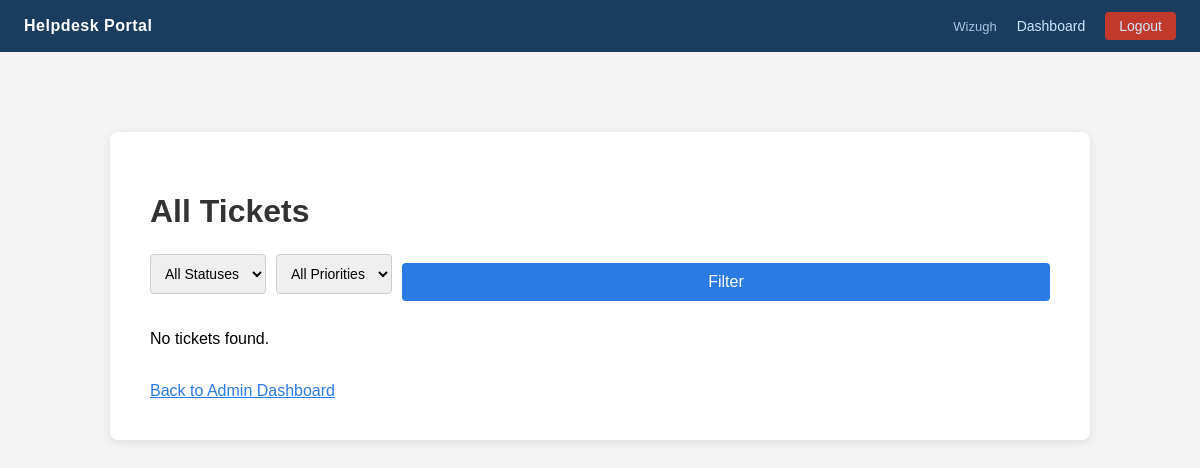
/admin/tickets (signed in), run on an earlier commit of the app's database.
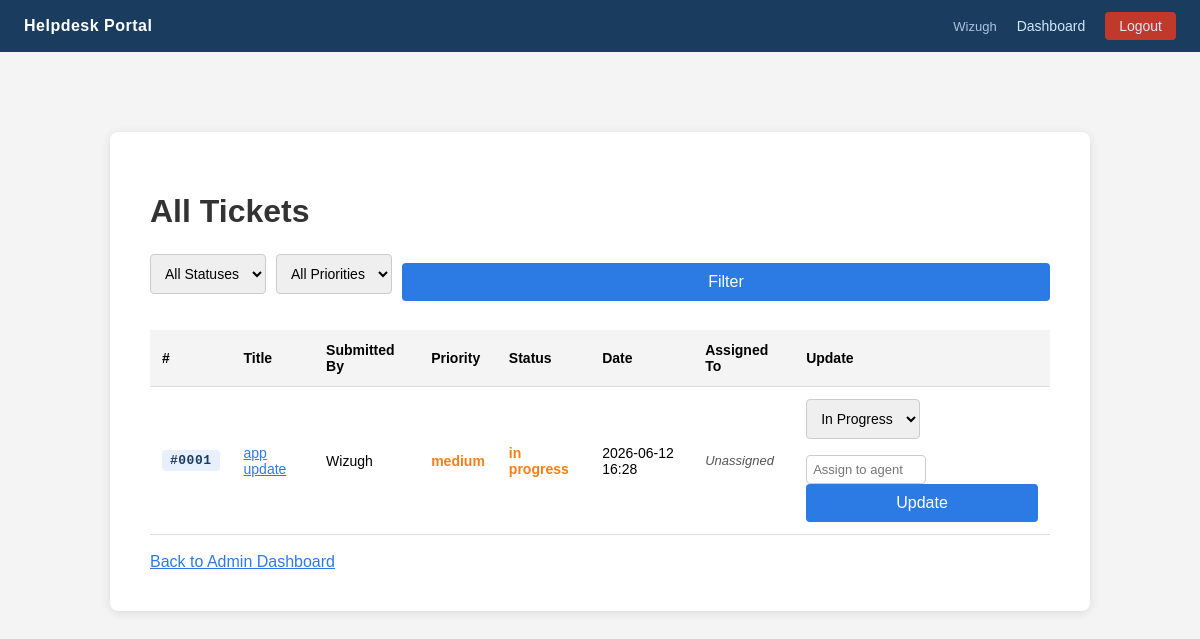
And on a later commit of the database.
### tables this page shows
CREATE TABLE tickets (
            id INTEGER PRIMARY KEY AUTOINCREMENT,
            title TEXT NOT NULL,
            description TEXT NOT NULL,
            priority TEXT NOT NULL DEFAULT 'low',
            status TEXT NOT NULL DEFAULT 'open',
            created_by TEXT NOT NULL,
            date TEXT NOT NULL
        );

### app.py (the view)
@app.route('/admin/tickets')
def admin_tickets():
    if 'user' not in session or session['role'] != 'admin':
        return redirect(url_for('login'))
    status_filter = request.args.get('status', 'all')
    priority_filter = request.args.get('priority', 'all')
    query = 'SELECT * FROM tickets'
    filters = []
    params = []
    if status_filter != 'all':
        filters.append('status = ?')
        params.append(status_filter)
    if priority_filter != 'all':
        filters.append('priority = ?')
        params.append(priority_filter)
    if filters:
        query += ' WHERE ' + ' AND '.join(filters)
    query += ' ORDER BY date DESC'
    conn = get_db()
    tickets = conn.execute(query, params).fetchall()
    conn.close()
    return render_template(
        'admin_tickets.html',
        tickets=tickets,
        status_filter=status_filter,
        priority_filter=priority_filter
    )

### app.py (called while the page is built)
def get_db():
    conn = sqlite3.connect(DB_PATH)
    conn.row_factory = sqlite3.Row
    conn.execute("PRAGMA foreign_keys = ON")
    return conn

### templates/admin_tickets.html (shortened to what this page needs)
{% extends 'base.html' %}
{% block content %}
<div class="container wide">
    <h1>All Tickets</h1>
    <form method="GET" class="filter-form">
        <select name="status">
            <option value="all"         {% if status_filter == 'all'         %}selected{% endif %}>All Statuses</option>
        </select>
        <select name="priority">
            <option value="all"    {% if priority_filter == 'all'    %}selected{% endif %}>All Priorities</option>
        </select>
        <button type="submit">Filter</button>
    </form>
    {% if tickets %}
    <table>
        <thead>
            <tr>
                <th>#</th>
                <th>Title</th>
                <th>Submitted By</th>
                <th>Priority</th>
                <th>Status</th>
                <th>Date</th>
                <th>Assigned To</th>
                <th>Update</th>
            </tr>
        </thead>
        <tbody>
            {% for ticket in tickets %}
            <tr>
                <td><span class="ticket-id-badge">#{{ '%04d'|format(ticket['id']) }}</span></td>
                <td><a href="/ticket/{{ ticket['id'] }}">{{ ticket['title'] }}</a></td>
                <td>{{ ticket['created_by'] }}</td>
                <td class="priority-{{ ticket['priority'] }}">{{ ticket['priority'] }}</td>
                <td class="status-{{ ticket['status'].replace(' ', '-') }}">{{ ticket['status'] }}</td>
                <td>{{ ticket['date'] }}</td>
                <td class="assigned-cell">{{ ticket['assigned_to'] or 'Unassigned' }}</td>
                <td>
                    <form method="POST" action="/admin/update/{{ ticket['id'] }}">
                        <select name="status">
                            <option value="in progress" {% if ticket['status'] == 'in progress' %}selected{% endif %}>In Progress</option>
                        </select>
                        <input
                            type="text"
                            name="assigned_to"
                            value="{{ ticket['assigned_to'] or '' }}"
                            placeholder="Assign to agent"
                            class="assign-input"
                        >
                        <button type="submit">Update</button>
                    </form>
                </td>
            </tr>
            {% endfor %}
        </tbody>
    </table>
    {% else %}
        <p>No tickets found.</p>
    {% endif %}
    <br>
    <a href="/admin">Back to Admin Dashboard</a>
</div>
{% endblock %}

### templates/base.html (shortened to what this page needs)
<!DOCTYPE html>
<html>
<head>
    <link rel="stylesheet" href="{{ url_for('static', filename='style.css') }}">
</head>
<body>
    {% if session.get('user') %}
    <nav class="topnav">
        <span class="topnav-brand">Helpdesk Portal</span>
        <div class="topnav-right">
            <span class="topnav-user">{{ session['user'] }}</span>
            {% if session['role'] == 'admin' %}
                <a href="/admin">Dashboard</a>
            {% else %}
                <a href="/dashboard">Dashboard</a>
            {% endif %}
            <a href="/logout" class="topnav-logout">Logout</a>
        </div>
    </nav>
    {% endif %}
    {% block content %}{% endblock %}
</body>
</html>

What changed in the data, as far as the page shows it:
added tickets: user "Wizugh", id "0001", title "app update", created_by "Wizugh", priority "medium", status "in progress", date "2026-06-12 16:28", ticket "Unassigned", status "In Progress"
Also different on the page:
{{ session['user'] }}: "Wizugh" → (not shown)
text no longer shown: "No tickets found."
text now shown: "# Title Submitted By Priority Status Date Assigned To Update"
